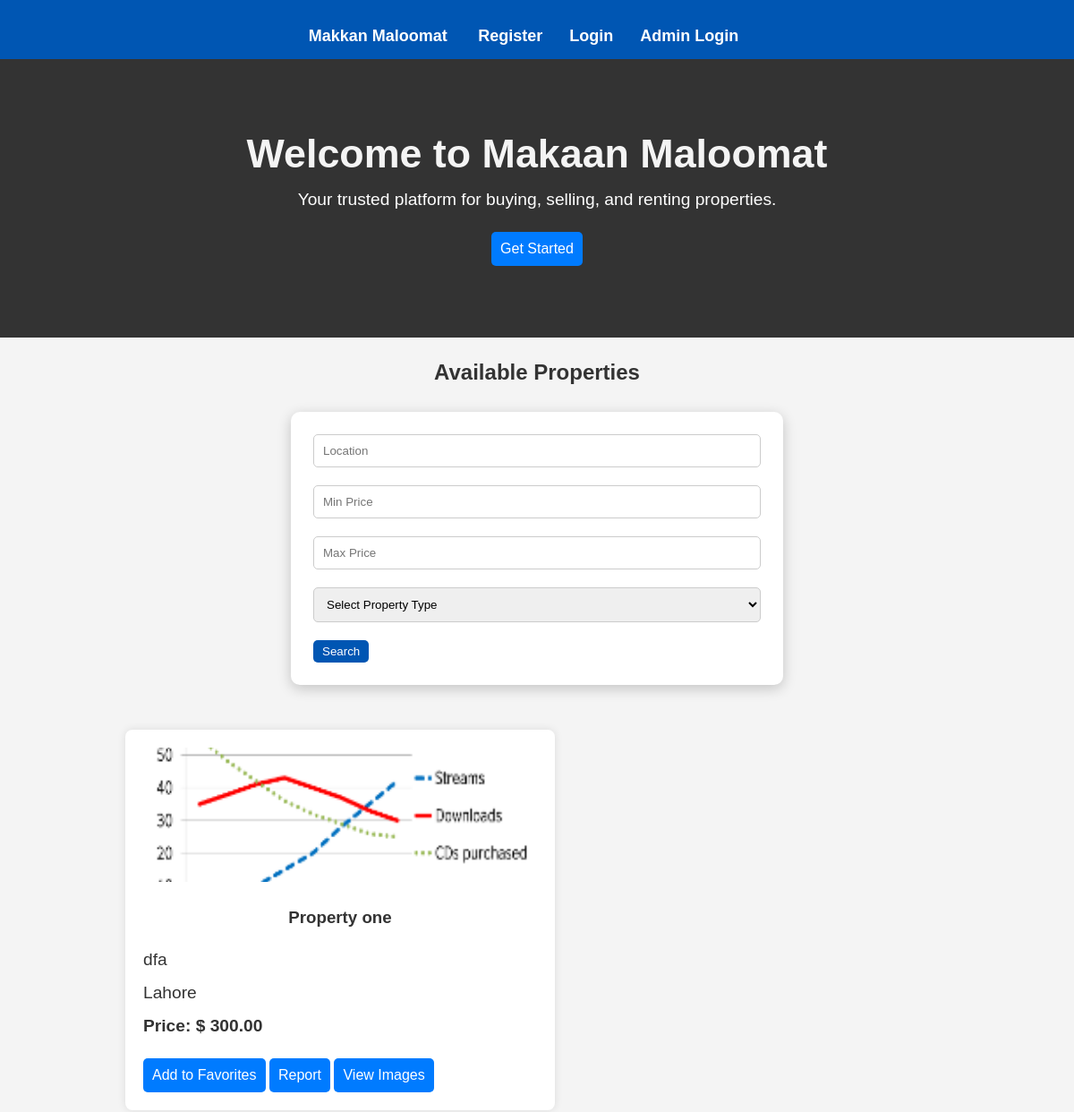
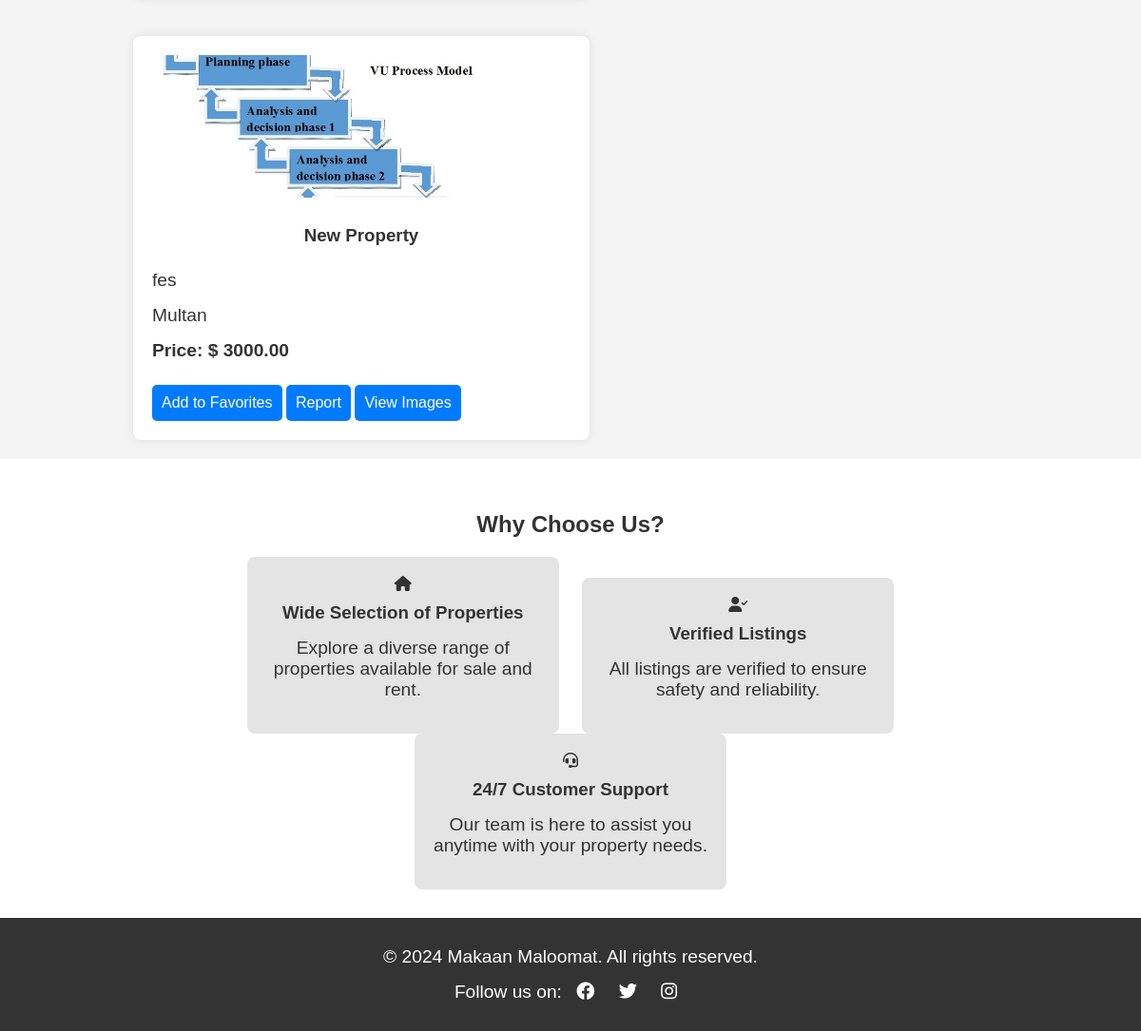
The page / on the database its author committed (2 pictures, top to bottom).
### tables this page shows
CREATE TABLE `properties` (
  `property_id` int(11) NOT NULL,
  `user_id` int(11) NOT NULL,
  `title` varchar(255) NOT NULL,
  `description` text DEFAULT NULL,
  `location` varchar(255) NOT NULL,
  `price` decimal(10,2) NOT NULL,
  `property_type` enum('Sale','Rent') NOT NULL,
  `amenities` text DEFAULT NULL,
  `property_status` enum('Active','Sold','Rented') DEFAULT 'Active',
  `created_at` timestamp NOT NULL DEFAULT current_timestamp(),
  `updated_at` timestamp NOT NULL DEFAULT current_timestamp() ON UPDATE current_timestamp()
);

CREATE TABLE `property_images` (
  `image_id` int(11) NOT NULL,
  `property_id` int(11) NOT NULL,
  `image_url` varchar(255) NOT NULL,
  `created_at` timestamp NOT NULL DEFAULT current_timestamp()
);

### index.php (the view, shortened to what this page needs)
<?php
include('config.php');
$search_query = "";
$search_location = "";
$search_price_min = "";
$search_price_max = "";
if ($_SERVER["REQUEST_METHOD"] == "POST") {
    $search_location = trim($_POST['location']);
    $search_price_min = trim($_POST['price_min']);
    $search_price_max = trim($_POST['price_max']);
    $search_property_type = trim($_POST['property_type']);
    $search_amenities = isset($_POST['amenities']) ? $_POST['amenities'] : [];
    $sql = "SELECT * FROM properties WHERE 1=1";
    if (!empty($search_location)) {
        $sql .= " AND location LIKE ?";
        $search_query .= "%" . $search_location . "%";
    }
    if (!empty($search_price_min)) {
        $sql .= " AND price >= ?";
    }
    if (!empty($search_price_max)) {
        $sql .= " AND price <= ?";
    }
    if (!empty($search_property_type)) {
        $sql .= " AND property_type = ?";
    }
    $stmt = mysqli_prepare($conn, $sql);
    $param_types = '';
    $params = [];
    if (!empty($search_location)) {
        $param_types .= 's';
        $params[] = $search_query;
    }
    if (!empty($search_price_min)) {
        $param_types .= 'd';
        $params[] = $search_price_min;
    }
    if (!empty($search_price_max)) {
        $param_types .= 'd';
        $params[] = $search_price_max;
    }
    if (!empty($search_property_type)) {
        $param_types .= 's';
        $params[] = $search_property_type;
    }
    mysqli_stmt_bind_param($stmt, $param_types, ...$params);
    mysqli_stmt_execute($stmt);
    $result = mysqli_stmt_get_result($stmt);
    $properties = mysqli_fetch_all($result, MYSQLI_ASSOC);
    mysqli_stmt_close($stmt);
} else {
    $sql = "SELECT * FROM properties";
    $result = mysqli_query($conn, $sql);
    $properties = mysqli_fetch_all($result, MYSQLI_ASSOC);
}
?>
<!DOCTYPE html>
<html lang="en">
<head>
    <link rel="stylesheet" href="https://cdnjs.cloudflare.com/ajax/libs/font-awesome/6.0.0-beta3/css/all.min.css">
    <link rel="stylesheet" href="./css/style.css">
</head>
<body>
    <?php include('navbar.php'); ?>
    <header>
        <div class="container">
            <h1>Welcome to Makaan Maloomat</h1>
            <p>Your trusted platform for buying, selling, and renting properties.</p>
            <a href="register.php" class="btn">Get Started</a>
        </div>
    </header>
    <div class="container">
        <h2>Available Properties</h2>
        <form method="POST" action="">
            <input type="text" name="location" placeholder="Location"
                value="<?php echo htmlspecialchars($search_location); ?>">
            <input type="number" name="price_min" placeholder="Min Price"
                value="<?php echo htmlspecialchars($search_price_min); ?>">
            <input type="number" name="price_max" placeholder="Max Price"
                value="<?php echo htmlspecialchars($search_price_max); ?>">
            <select name="property_type">
                <option value="">Select Property Type</option>
            </select>
            <input type="submit" value="Search" class="btn">
        </form>
        <div class="properties-grid">
            <?php if (!empty($properties)): ?>
            <?php foreach ($properties as $property): ?>
            <div class="property-card">
                <?php
                        $sql_image = "SELECT * FROM property_images WHERE property_id = ? ORDER BY RAND() LIMIT 1";
                        $stmt_image = mysqli_prepare($conn, $sql_image);
                        mysqli_stmt_bind_param($stmt_image, "i", $property['property_id']);
                        mysqli_stmt_execute($stmt_image);
                        $result_image = mysqli_stmt_get_result($stmt_image);
                        $image = mysqli_fetch_assoc($result_image);
                        ?>
                <?php if ($image): ?>
                <img src="seller/<?php echo htmlspecialchars($image['image_url']); ?>" class="property-image"
                    alt="<?php echo htmlspecialchars($property['title']); ?>">
                <?php else: ?>
                <p>No images available for this property.</p>
                <?php endif; ?>
                <h3>
                    <?php echo htmlspecialchars($property['title']); ?>
                </h3>
                <p>
                    <?php echo htmlspecialchars($property['description']); ?>
                </p>
				                <p>
                    <?php echo htmlspecialchars($property['location']); ?>
                </p>
                <p><strong>Price: $
                        <?php echo htmlspecialchars($property['price']); ?>
                    </strong></p>
                <a href="login.php" class="btn">Add to Favorites</a>
                <a href="login.php" class="btn">Report</a>
                <a href="view_images.php?property_id=<?php echo $property['property_id']; ?>" class="btn">View
                    Images</a>
            </div>
            <?php endforeach; ?>
            <?php else: ?>
            <p>No properties found matching your search criteria.</p>
            <?php endif; ?>
        </div>
    </div>
    <section class="features">
        <div class="container">
            <h2>Why Choose Us?</h2>
            <div class="feature">
                <i class="fas fa-home"></i>
                <h3>Wide Selection of Properties</h3>
                <p>Explore a diverse range of properties available for sale and rent.</p>
            </div>
            <div class="feature">
                <i class="fas fa-user-check"></i>
                <h3>Verified Listings</h3>
                <p>All listings are verified to ensure safety and reliability.</p>
            </div>
            <div class="feature">
                <i class="fas fa-headset"></i>
                <h3>24/7 Customer Support</h3>
                <p>Our team is here to assist you anytime with your property needs.</p>
            </div>
        </div>
    </section>
    <footer>
        <div class="container">
            <p>&copy; 2024 Makaan Maloomat. All rights reserved.</p>
            <p>Follow us on:
                <a href="#" class="social"><i class="fab fa-facebook"></i></a>
                <a href="#" class="social"><i class="fab fa-twitter"></i></a>
                <a href="#" class="social"><i class="fab fa-instagram"></i></a>
            </p>
        </div>
    </footer>
</body>
</html>

### CSS/style.css (style rules this page uses)
body { margin: 0; padding: 0; background-color: #e8f0fe; }
h1, h2, h3, h4, h5, h6 { color: #333; text-align: center; margin: 25px; }
form { max-width: 500px; margin: 30px auto; padding: 25px; background-color: #ffffff; border-radius: 10px; box-shadow: 0 4px 15px rgba(0, 0, 0, 0.2); }
input, select, textarea { width: 100%; padding: 10px; margin-bottom: 20px; box-sizing: border-box; border: 1px solid #ccc; border-radius: 5px; }
input[type="submit"], button { background-color: #0056b3; color: #ffffff; cursor: pointer; padding: 10px 15px; border: none; border-radius: 5px; }
a { color: #0056b3; text-decoration: none; display: inline-block; margin-top: 15px; }
table > form select, form input[type="submit"] { width: auto; margin: 0; padding: 5px 10px; }

### index.php (style rules this page uses)
body { font-family: 'Arial', sans-serif; margin: 0; background-color: #f4f4f4; color: #333; }
header { background-color: #333; color: #fff; padding: 80px 0; text-align: center; }
h1 { font-size: 2.8em; margin: 0; }
p { font-size: 1.2em; margin: 15px 0; }
.container { width: 80%; margin: auto; overflow: hidden; }
h1 { text-align: center; color: #f4f4f4; }
.properties-grid { display: flex; flex-wrap: wrap; justify-content: space-between; }
.property-card { background: white; width: calc(50% - 40px); margin: 20px; padding: 20px; border-radius: 8px; box-shadow: 0 0 10px rgba(0, 0, 0, 0.1); transition: transform 0.3s; }
.property-image { width: 100%; height: 150px; border-radius: 5px; object-fit: cover; }
.btn { margin-top: 10px; padding: 10px; background-color: #007bff; color: white; border: none; border-radius: 5px; cursor: pointer; text-decoration: none; display: inline-block; }
.features { background: #ffffff; padding: 30px 0; text-align: center; }
.features h2 { margin-bottom: 20px; }
.feature { display: inline-block; width: 30%; margin: 0 10px; background: #e4e4e4; padding: 20px; border-radius: 8px; }
.feature h3 { margin: 10px 0; }
footer { background-color: #333; color: #fff; text-align: center; padding: 15px 0; position: relative; bottom: 0; width: 100%; }
.social { color: #ffffff; margin: 0 10px; font-size: 1.2rem; }

### rows shown on the page
properties: property_images.image_url (picture), title "Property one", description "dfa", location "Lahore", price "300.00"
properties: property_images.image_url (picture), title "New Property", description "fes", location "Multan", price "3000.00"
